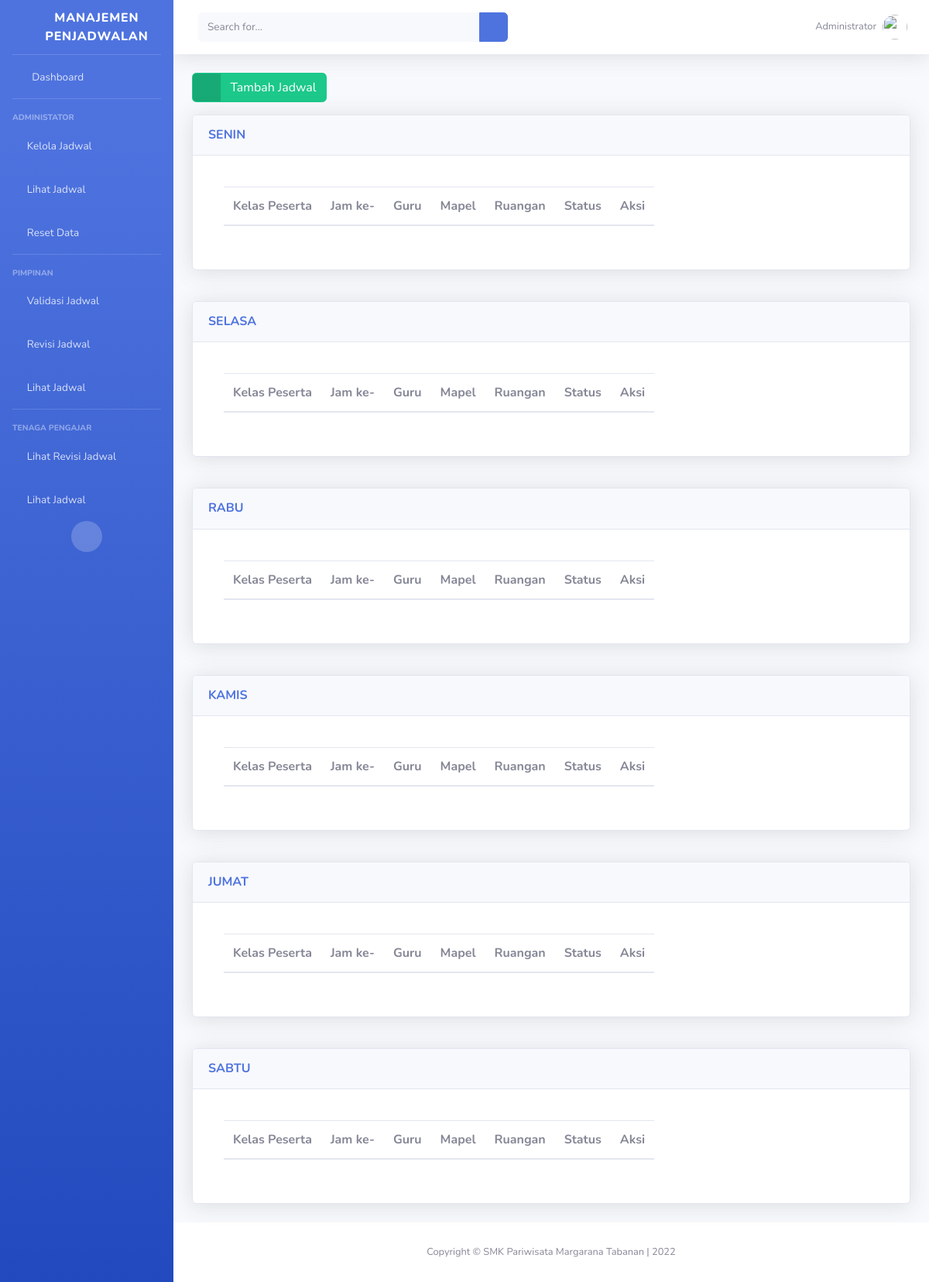
Page /jadwal/ on the committed database.
### administrator/models.py (models this page shows, shortened)
class Hari(models.Model):
    CHOICES_HARI = (
        ('senin', 'Senin'),
        ('selasa', 'Selasa'),
        ('rabu', 'Rabu'),
        ('kamis', 'Kamis'),
        ('jumat', 'Jumat'),
        ('sabtu', 'Sabtu'),
    )
    nama_hari = models.CharField(
        'Nama Hari',
        choices=CHOICES_HARI,
        max_length=10,
        unique=True
    )
    class Meta:
        ordering = ['id']
        verbose_name_plural = "Hari"

### aplikasi_manajemen_penjadwalan/views.py (the view)
# urls.py: path('jadwal/', JadwalListView.as_view(), name='jadwal_list'),
class JadwalListView(ListView):
    model = Jadwal
    template_name = "administrator/jadwal/list.html"
    context_object_name = 'jadwal_list'
    extra_context = {
        'title_page': 'Schedule | Lihat',
        'subtitle_page': "Daftar Jadwal Pelajaran",
    }
    def get_queryset(self):
        jadwal_list = dict()
        days = Hari.objects.values_list('nama_hari', flat=True).distinct()
        for hari in days:
            jadwal_list[hari] = self.model.objects.filter(
                detail_waktu__hari__nama_hari__iexact=str(hari),
            ).order_by('detail_waktu')
        print(jadwal_list)
        self.queryset = {
            'jadwal_list': jadwal_list,
            'days': days,
        }
        return super().get_queryset()
    def get_context_data(self, **kwargs):
        self.kwargs.update(self.extra_context)
        kwargs = self.kwargs
        return super().get_context_data(**kwargs)

### templates/administrator/jadwal/list.html (shortened to what this page needs)
{% extends 'base.html' %}
{% block page_content %}
<div class="row ">
    <div class="col">
        <article>
            <a href="{% url 'tenagapengajar:jadwal_create' %}" class="btn btn-success btn-icon-split">
                <span class="icon text-white-50">
                    <i class="fas fa-check"></i>
                </span>
                <span class="text">Tambah Jadwal</span>
            </a>
        </article>
    </div>
</div>
{% for hari, jadwals in jadwal_list.jadwal_list.items %}
<div class="row mt-3">
    <div class="col">
        <div class="card shadow mb-4">
            <a href="#collapseJadwal{{hari}}" class="d-block card-header py-3" data-toggle="collapse" role="button"
                aria-expanded="true" aria-controls="collapseJadwal{{hari}}">
                <h6 class="m-0 font-weight-bold text-primary">{{hari.upper}}</h6>
            </a>
            <div class="collapse show" id="collapseJadwal{{hari}}">
                <div class="card-body">
                    <div class="row">
                        <div class="col">
                            <div class="card-body">
                                <table class="table table-responsive" id='tableJadwal{{hari.capitalize}}' width="100%"
                                    cellspacing="0">
                                    <thead>
                                        <tr>
                                            <th scope="col">Kelas Peserta</th>
                                            <th scope="col">Jam ke-</th>
                                            <th scope="col">Guru</th>
                                            <th scope="col">Mapel</th>
                                            <th scope="col">Ruangan</th>
                                            <th scope="col">Status</th>
                                            <th scope="col">Aksi</th>
                                        </tr>
                                    </thead>
                                </table>
                            </div>
                        </div>
                    </div>
                </div>
            </div>
        </div>
    </div>
</div>
{% endfor %}
{% endblock page_content %}

### rows in the picture
Hari: upper "SENIN"
Hari: upper "SELASA"
Hari: upper "RABU"
Hari: upper "KAMIS"
Hari: upper "JUMAT"
Hari: upper "SABTU"
